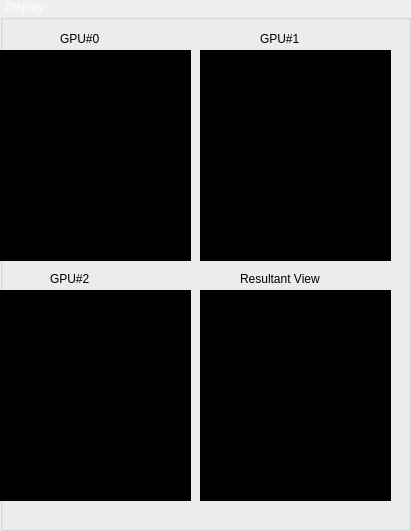
   <widget class="QGroupBox" name="groupBox">
    <property name="geometry">
     <rect>
      <x>440</x>
      <y>10</y>
      <width>411</width>
      <height>531</height>
     </rect>
    </property>
    <property name="styleSheet">
     <string notr="true">QGroupBox::title{
padding:0 3px;
color:#fff;
}</string>
    </property>
    <property name="title">
     <string>Display</string>
    </property>
    <widget class="QLabel" name="labelGPU0">
     <property name="geometry">
      <rect>
       <x>60</x>
       <y>30</y>
       <width>121</width>
       <height>17</height>
      </rect>
     </property>
     <property name="text">
      <string>GPU#0</string>
     </property>
    </widget>
    <widget class="QLabel" name="frameContainer0">
     <property name="enabled">
      <bool>true</bool>
     </property>
     <property name="geometry">
      <rect>
       <x>0</x>
       <y>50</y>
       <width>191</width>
       <height>211</height>
      </rect>
     </property>
     <property name="autoFillBackground">
      <bool>false</bool>
     </property>
     <property name="styleSheet">
      <string notr="true">background-color: rgb(0, 0, 0);</string>
     </property>
     <property name="frameShape">
      <enum>QFrame::Box</enum>
     </property>
     <property name="frameShadow">
      <enum>QFrame::Sunken</enum>
     </property>
     <property name="text">
      <string/>
     </property>
    </widget>
    <widget class="QLabel" name="frameContainer1">
     <property name="enabled">
      <bool>true</bool>
     </property>
     <property name="geometry">
      <rect>
       <x>200</x>
       <y>50</y>
       <width>191</width>
       <height>211</height>
      </rect>
     </property>
     <property name="autoFillBackground">
      <bool>false</bool>
     </property>
     <property name="styleSheet">
      <string notr="true">background-color: rgb(0, 0, 0);</string>
     </property>
     <property name="frameShape">
      <enum>QFrame::Box</enum>
     </property>
     <property name="frameShadow">
      <enum>QFrame::Sunken</enum>
     </property>
     <property name="text">
      <string/>
     </property>
    </widget>
    <widget class="QLabel" name="labelGPU1">
     <property name="geometry">
      <rect>
       <x>260</x>
       <y>30</y>
       <width>121</width>
       <height>17</height>
      </rect>
     </property>
     <property name="text">
      <string>GPU#1</string>
     </property>
    </widget>
    <widget class="QLabel" name="labelGPU2">
     <property name="geometry">
      <rect>
       <x>50</x>
       <y>270</y>
       <width>121</width>
       <height>17</height>
      </rect>
     </property>
     <property name="text">
      <string>GPU#2</string>
     </property>
    </widget>
    <widget class="QLabel" name="frameContainer2">
     <property name="enabled">
      <bool>true</bool>
     </property>
     <property name="geometry">
      <rect>
       <x>0</x>
       <y>290</y>
       <width>191</width>
       <height>211</height>
      </rect>
     </property>
     <property name="autoFillBackground">
      <bool>false</bool>
     </property>
     <property name="styleSheet">
      <string notr="true">background-color: rgb(0, 0, 0);</string>
     </property>
     <property name="frameShape">
      <enum>QFrame::Box</enum>
     </property>
     <property name="frameShadow">
      <enum>QFrame::Sunken</enum>
     </property>
     <property name="text">
      <string/>
     </property>
    </widget>
    <widget class="QLabel" name="frameContainerResult">
     <property name="geometry">
      <rect>
       <x>200</x>
       <y>290</y>
       <width>191</width>
       <height>211</height>
      </rect>
     </property>
     <property name="autoFillBackground">
      <bool>false</bool>
     </property>
     <property name="styleSheet">
      <string notr="true">background-color: rgb(0, 0, 0);</string>
     </property>
     <property name="frameShape">
      <enum>QFrame::Box</enum>
     </property>
     <property name="frameShadow">
      <enum>QFrame::Sunken</enum>
     </property>
     <property name="text">
      <string/>
     </property>
    </widget>
    <widget class="QLabel" name="label_5">
     <property name="geometry">
      <rect>
       <x>240</x>
       <y>270</y>
       <width>121</width>
       <height>17</height>
      </rect>
     </property>
     <property name="text">
      <string>Resultant View</string>
     </property>
    </widget>
   </widget>
